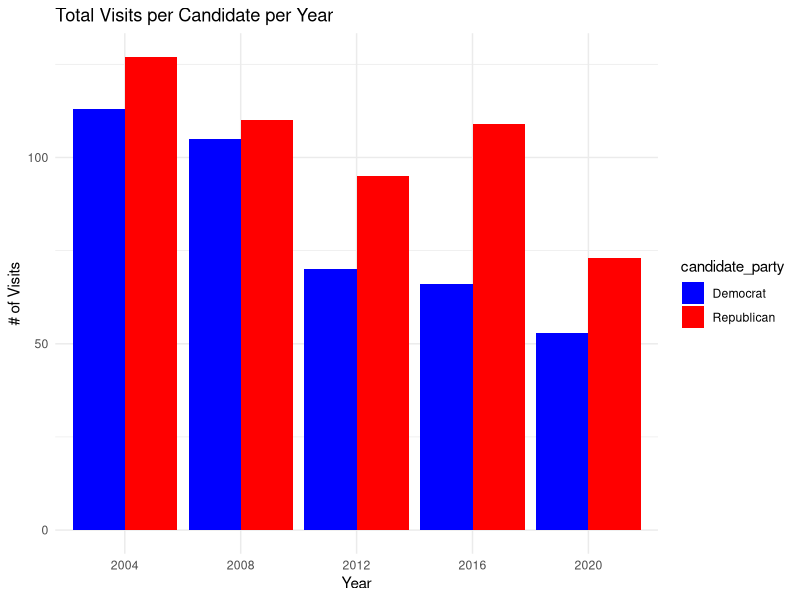

Recreate this plot in R.
library(dplyr)
library(tidyverse)
library(ggplot2)

all_visits <- read_csv('all_visits.csv')
cities <- read_csv('us-cities-top-1k.csv')

cities <- cities %>% 
  mutate(location = paste0(City,', ',State)) %>% 
  select(location, Population)

total_visits <- all_visits %>% 
  group_by(candidate_party, year) %>% 
  summarize(
    total = n()
  )

ggplot(data = total_visits, aes(x = factor(year), y = total, fill = candidate_party))+
  geom_bar(stat = "identity", position = "dodge")+
  labs(x = "Year", y = "# of Visits", title = "Total Visits per Candidate per Year")+
  scale_fill_manual(values = c("Democrat" = "blue", "Republican" = "red"))+
  theme_minimal()


